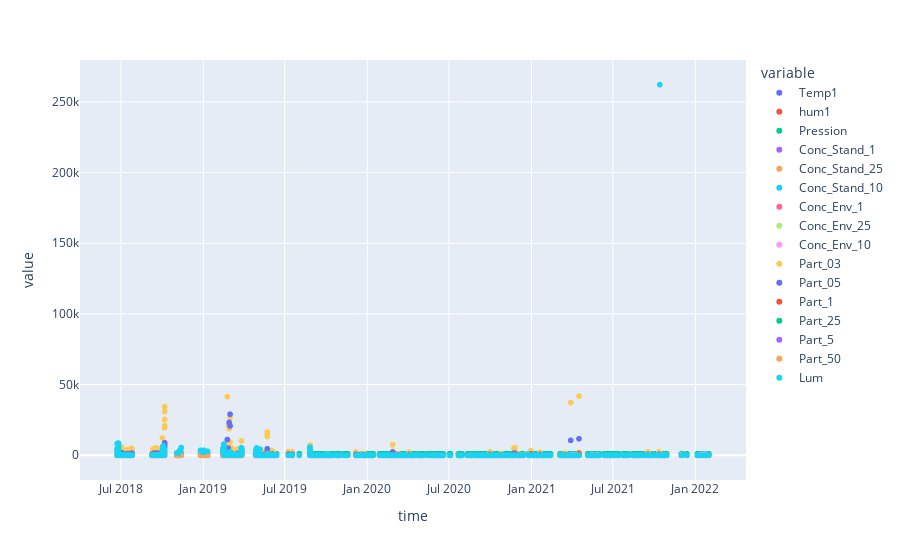

The code cell stored with this chart in its notebook:
### Code cell
px.scatter(data_frame=data)

### Figure 1 — Plotly figure (JSON) as saved in the notebook; plotly's stock layout.template omitted (floating-point values rounded to 4 significant figures; data arrays with more than 128 entries replaced by an {"elided": "..."} marker saying what was removed)
{"data": [{"hovertemplate": "variable=Temp1<br>time=%{x}<br>value=%{y}<extra></extra>", "legendgroup": "Temp1", "marker": {"color": "#636efa", "symbol": "circle"}, "mode": "markers", "name": "Temp1", "showlegend": true, "type": "scattergl", "x": {"elided": "3036 str values"}, "xaxis": "x", "y": {"elided": "3036 float values"}, "yaxis": "y"}, {"hovertemplate": "variable=hum1<br>time=%{x}<br>value=%{y}<extra></extra>", "legendgroup": "hum1", "marker": {"color": "#EF553B", "symbol": "circle"}, "mode": "markers", "name": "hum1", "showlegend": true, "type": "scattergl", "x": {"elided": "3036 str values"}, "xaxis": "x", "y": {"elided": "3036 float values"}, "yaxis": "y"}, {"hovertemplate": "variable=Pression<br>time=%{x}<br>value=%{y}<extra></extra>", "legendgroup": "Pression", "marker": {"color": "#00cc96", "symbol": "circle"}, "mode": "markers", "name": "Pression", "showlegend": true, "type": "scattergl", "x": {"elided": "3036 str values"}, "xaxis": "x", "y": {"elided": "3036 float values"}, "yaxis": "y"}, {"hovertemplate": "variable=Conc_Stand_1<br>time=%{x}<br>value=%{y}<extra></extra>", "legendgroup": "Conc_Stand_1", "marker": {"color": "#ab63fa", "symbol": "circle"}, "mode": "markers", "name": "Conc_Stand_1", "showlegend": true, "type": "scattergl", "x": {"elided": "3036 str values"}, "xaxis": "x", "y": {"elided": "3036 int values"}, "yaxis": "y"}, {"hovertemplate": "variable=Conc_Stand_25<br>time=%{x}<br>value=%{y}<extra></extra>", "legendgroup": "Conc_Stand_25", "marker": {"color": "#FFA15A", "symbol": "circle"}, "mode": "markers", "name": "Conc_Stand_25", "showlegend": true, "type": "scattergl", "x": {"elided": "3036 str values"}, "xaxis": "x", "y": {"elided": "3036 int values"}, "yaxis": "y"}, {"hovertemplate": "variable=Conc_Stand_10<br>time=%{x}<br>value=%{y}<extra></extra>", "legendgroup": "Conc_Stand_10", "marker": {"color": "#19d3f3", "symbol": "circle"}, "mode": "markers", "name": "Conc_Stand_10", "showlegend": true, "type": "scattergl", "x": {"elided": "3036 str values"}, "xaxis": "x", "y": {"elided": "3036 int values"}, "yaxis": "y"}, {"hovertemplate": "variable=Conc_Env_1<br>time=%{x}<br>value=%{y}<extra></extra>", "legendgroup": "Conc_Env_1", "marker": {"color": "#FF6692", "symbol": "circle"}, "mode": "markers", "name": "Conc_Env_1", "showlegend": true, "type": "scattergl", "x": {"elided": "3036 str values"}, "xaxis": "x", "y": {"elided": "3036 int values"}, "yaxis": "y"}, {"hovertemplate": "variable=Conc_Env_25<br>time=%{x}<br>value=%{y}<extra></extra>", "legendgroup": "Conc_Env_25", "marker": {"color": "#B6E880", "symbol": "circle"}, "mode": "markers", "name": "Conc_Env_25", "showlegend": true, "type": "scattergl", "x": {"elided": "3036 str values"}, "xaxis": "x", "y": {"elided": "3036 int values"}, "yaxis": "y"}, {"hovertemplate": "variable=Conc_Env_10<br>time=%{x}<br>value=%{y}<extra></extra>", "legendgroup": "Conc_Env_10", "marker": {"color": "#FF97FF", "symbol": "circle"}, "mode": "markers", "name": "Conc_Env_10", "showlegend": true, "type": "scattergl", "x": {"elided": "3036 str values"}, "xaxis": "x", "y": {"elided": "3036 int values"}, "yaxis": "y"}, {"hovertemplate": "variable=Part_03<br>time=%{x}<br>value=%{y}<extra></extra>", "legendgroup": "Part_03", "marker": {"color": "#FECB52", "symbol": "circle"}, "mode": "markers", "name": "Part_03", "showlegend": true, "type": "scattergl", "x": {"elided": "3036 str values"}, "xaxis": "x", "y": {"elided": "3036 int values"}, "yaxis": "y"}, {"hovertemplate": "variable=Part_05<br>time=%{x}<br>value=%{y}<extra></extra>", "legendgroup": "Part_05", "marker": {"color": "#636efa", "symbol": "circle"}, "mode": "markers", "name": "Part_05", "showlegend": true, "type": "scattergl", "x": {"elided": "3036 str values"}, "xaxis": "x", "y": {"elided": "3036 int values"}, "yaxis": "y"}, {"hovertemplate": "variable=Part_1<br>time=%{x}<br>value=%{y}<extra></extra>", "legendgroup": "Part_1", "marker": {"color": "#EF553B", "symbol": "circle"}, "mode": "markers", "name": "Part_1", "showlegend": true, "type": "scattergl", "x": {"elided": "3036 str values"}, "xaxis": "x", "y": {"elided": "3036 int values"}, "yaxis": "y"}, {"hovertemplate": "variable=Part_25<br>time=%{x}<br>value=%{y}<extra></extra>", "legendgroup": "Part_25", "marker": {"color": "#00cc96", "symbol": "circle"}, "mode": "markers", "name": "Part_25", "showlegend": true, "type": "scattergl", "x": {"elided": "3036 str values"}, "xaxis": "x", "y": {"elided": "3036 int values"}, "yaxis": "y"}, {"hovertemplate": "variable=Part_5<br>time=%{x}<br>value=%{y}<extra></extra>", "legendgroup": "Part_5", "marker": {"color": "#ab63fa", "symbol": "circle"}, "mode": "markers", "name": "Part_5", "showlegend": true, "type": "scattergl", "x": {"elided": "3036 str values"}, "xaxis": "x", "y": {"elided": "3036 int values"}, "yaxis": "y"}, {"hovertemplate": "variable=Part_50<br>time=%{x}<br>value=%{y}<extra></extra>", "legendgroup": "Part_50", "marker": {"color": "#FFA15A", "symbol": "circle"}, "mode": "markers", "name": "Part_50", "showlegend": true, "type": "scattergl", "x": {"elided": "3036 str values"}, "xaxis": "x", "y": {"elided": "3036 int values"}, "yaxis": "y"}, {"hovertemplate": "variable=Lum<br>time=%{x}<br>value=%{y}<extra></extra>", "legendgroup": "Lum", "marker": {"color": "#19d3f3", "symbol": "circle"}, "mode": "markers", "name": "Lum", "showlegend": true, "type": "scattergl", "x": {"elided": "3036 str values"}, "xaxis": "x", "y": {"elided": "3036 int values"}, "yaxis": "y"}], "layout": {"legend": {"title": {"text": "variable"}, "tracegroupgap": 0}, "margin": {"t": 60}, "xaxis": {"anchor": "y", "domain": [0, 1], "title": {"text": "time"}}, "yaxis": {"anchor": "x", "domain": [0, 1], "title": {"text": "value"}}}}
